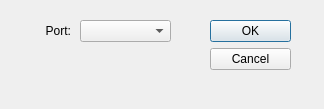
<?xml version="1.0" encoding="UTF-8"?>
<ui version="4.0">
 <class>DialogConnect</class>
 <widget class="QDialog" name="DialogConnect">
  <property name="windowModality">
   <enum>Qt::WindowModal</enum>
  </property>
  <property name="geometry">
   <rect>
    <x>0</x>
    <y>0</y>
    <width>324</width>
    <height>109</height>
   </rect>
  </property>
  <property name="windowTitle">
   <string>Select Port</string>
  </property>
  <widget class="QDialogButtonBox" name="buttonBox">
   <property name="geometry">
    <rect>
     <x>210</x>
     <y>20</y>
     <width>81</width>
     <height>241</height>
    </rect>
   </property>
   <property name="orientation">
    <enum>Qt::Vertical</enum>
   </property>
   <property name="standardButtons">
    <set>QDialogButtonBox::Cancel|QDialogButtonBox::Ok</set>
   </property>
  </widget>
  <widget class="QComboBox" name="comboBox">
   <property name="geometry">
    <rect>
     <x>80</x>
     <y>20</y>
     <width>91</width>
     <height>22</height>
    </rect>
   </property>
  </widget>
  <widget class="QLabel" name="label">
   <property name="geometry">
    <rect>
     <x>20</x>
     <y>20</y>
     <width>51</width>
     <height>21</height>
    </rect>
   </property>
   <property name="text">
    <string>Port:</string>
   </property>
   <property name="alignment">
    <set>Qt::AlignRight|Qt::AlignTrailing|Qt::AlignVCenter</set>
   </property>
  </widget>
 </widget>
 <resources/>
 <connections>
  <connection>
   <sender>buttonBox</sender>
   <signal>accepted()</signal>
   <receiver>DialogConnect</receiver>
   <slot>accept()</slot>
   <hints>
    <hint type="sourcelabel">
     <x>248</x>
     <y>254</y>
    </hint>
    <hint type="destinationlabel">
     <x>157</x>
     <y>274</y>
    </hint>
   </hints>
  </connection>
  <connection>
   <sender>buttonBox</sender>
   <signal>rejected()</signal>
   <receiver>DialogConnect</receiver>
   <slot>reject()</slot>
   <hints>
    <hint type="sourcelabel">
     <x>316</x>
     <y>260</y>
    </hint>
    <hint type="destinationlabel">
     <x>286</x>
     <y>274</y>
    </hint>
   </hints>
  </connection>
 </connections>
</ui>
